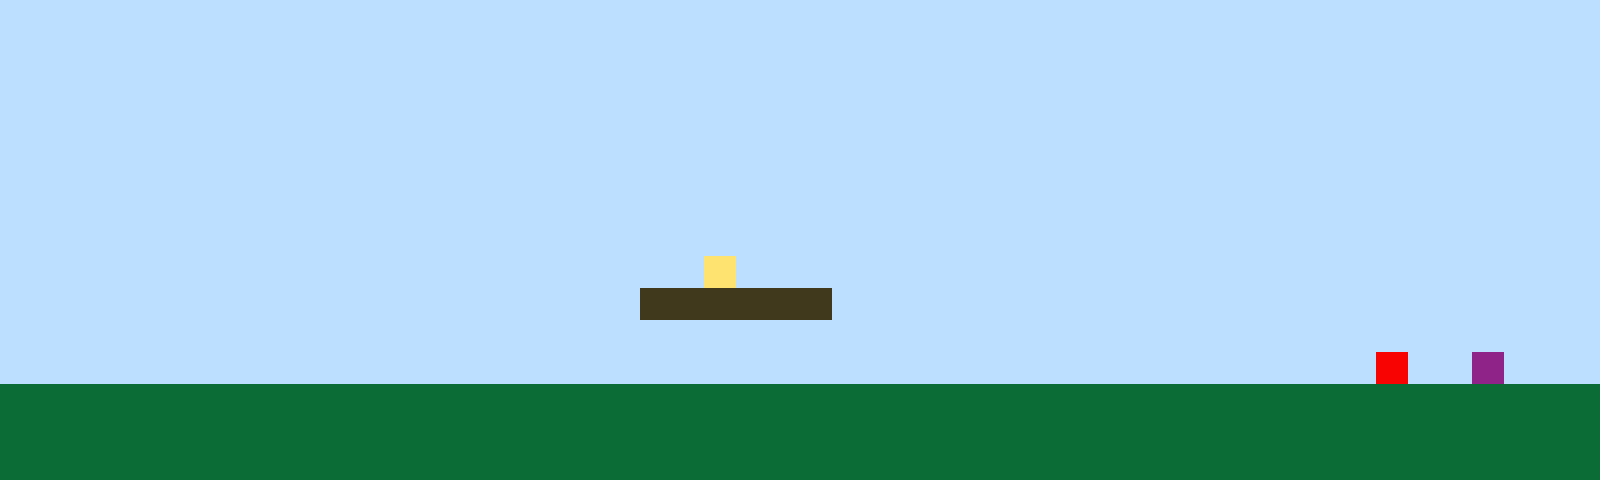

Tiled map render using the project's own tile images. Description and the whole map definition, tile-layer contents included, below:
An orthogonal 50x15 tile map with 32x32 px tiles, 1 tile layer (Tile Layer 1).

<map version="1.10" tiledversion="1.11.2" orientation="orthogonal" renderorder="right-up" width="50" height="15" tilewidth="32" tileheight="32" infinite="0" nextlayerid="2" nextobjectid="1"><editorsettings><export target="map1.csv" format="csv" /></editorsettings><tileset firstgid="1" name="sprites" tilewidth="32" tileheight="32" tilecount="6" columns="3"><image source="sprites.png" width="96" height="64" /></tileset><layer id="1" name="Tile Layer 1" width="50" height="15"><data encoding="csv">1,1,1,1,1,1,1,1,1,1,1,1,1,1,1,1,1,1,1,1,1,1,1,1,1,1,1,1,1,1,1,1,1,1,1,1,1,1,1,1,1,1,1,1,1,1,1,1,1,1,1,1,1,1,1,1,1,1,1,1,1,1,1,1,1,1,1,1,1,1,1,1,1,1,1,1,1,1,1,1,1,1,1,1,1,1,1,1,1,1,1,1,1,1,1,1,1,1,1,1,1,1,1,1,1,1,1,1,1,1,1,1,1,1,1,1,1,1,1,1,1,1,1,1,1,1,1,1,1,1,1,1,1,1,1,1,1,1,1,1,1,1,1,1,1,1,1,1,1,1,1,1,1,1,1,1,1,1,1,1,1,1,1,1,1,1,1,1,1,1,1,1,1,1,1,1,1,1,1,1,1,1,1,1,1,1,1,1,1,1,1,1,1,1,1,1,1,1,1,1,1,1,1,1,1,1,1,1,1,1,1,1,1,1,1,1,1,1,1,1,1,1,1,1,1,1,1,1,1,1,1,1,1,1,1,1,1,1,1,1,1,1,1,1,1,1,1,1,1,1,1,1,1,1,1,1,1,1,1,1,1,1,1,1,1,1,1,1,1,1,1,1,1,1,1,1,1,1,1,1,1,1,1,1,1,1,1,1,1,1,1,1,1,1,1,1,1,1,1,1,1,1,1,1,1,1,1,1,1,1,1,1,1,1,1,1,1,1,1,1,1,1,1,1,1,1,1,1,1,1,1,1,1,1,1,1,1,1,1,1,1,1,1,1,1,1,1,1,1,1,1,1,1,1,1,1,1,1,1,1,1,1,1,1,1,1,1,1,1,1,1,1,1,1,1,1,1,1,1,1,1,1,1,1,1,1,1,1,1,1,1,1,1,1,1,1,1,1,1,1,1,1,1,1,1,1,1,1,1,1,1,1,1,1,1,1,1,1,1,1,1,1,4,1,1,1,1,1,1,1,1,1,1,1,1,1,1,1,1,1,1,1,1,1,1,1,1,1,1,1,1,1,1,1,1,1,1,1,1,1,1,1,1,1,1,1,1,1,1,1,3,3,3,3,3,3,1,1,1,1,1,1,1,1,1,1,1,1,1,1,1,1,1,1,1,1,1,1,1,1,1,1,1,1,1,1,1,1,1,1,1,1,1,1,1,1,1,1,1,1,1,1,1,1,1,1,1,1,1,1,1,1,1,1,1,1,1,1,1,1,1,1,1,1,1,1,1,1,1,1,1,1,1,1,1,1,1,1,1,1,1,1,1,1,1,1,1,1,1,1,1,1,1,1,1,1,1,1,1,1,1,1,1,1,1,1,1,1,1,1,1,1,1,5,1,1,6,1,1,1,2,2,2,2,2,2,2,2,2,2,2,2,2,2,2,2,2,2,2,2,2,2,2,2,2,2,2,2,2,2,2,2,2,2,2,2,2,2,2,2,2,2,2,2,2,2,2,2,2,2,2,2,2,2,2,2,2,2,2,2,2,2,2,2,2,2,2,2,2,2,2,2,2,2,2,2,2,2,2,2,2,2,2,2,2,2,2,2,2,2,2,2,2,2,2,2,2,2,2,2,2,2,2,2,2,2,2,2,2,2,2,2,2,2,2,2,2,2,2,2,2,2,2,2,2,2,2,2,2,2,2,2,2,2,2,2,2,2,2,2,2,2,2,2,2,2,2,2,2,2</data></layer></map>
